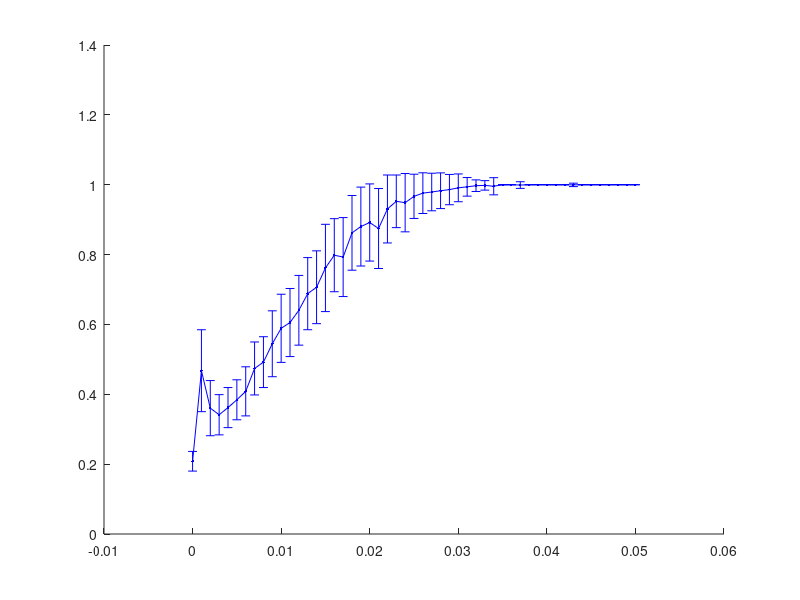

The MATLAB script that drew this image: (Note: this script raises an error after producing the figure.)
function X=makeFig1C

%Function to plot performance (proportion of agents delivered and 
% proportion of max allowed time used) of the mixed algorithm with probability of 
%switching strategy per timestep ps from 0 to 0.05 in increments of 0.001 
%per timestep. 

ps=0:0.001:0.05; %Probabilities of switch in each time step
sp=size(ps,2); %The number of ps values

load Mtps
load Mpps

%PLOT
R=Mtps/6000; %Proportion of allowed max time
Y=R(:,:); %Time to completion returned from 100 simulations for each ps
YY=mean(R(:,:)); %Mean of the time to completion for each ps
E=std(Y).*ones(1,size(R,2)); %Std dev of the time to completion for each ps
errorbar(ps,YY,E,'.-b','LineWidth',2); %Plot time to completion mean and std dev.
%ylim([0 1])
%xlim([0 0.05])
title('C')
ylabel('Proportion')
xlabel('Probability of switching strategy per timestep (\pi)')

hold on
R=Mpps;
Y=R(:,:); %Polarization measurements returned from 100 simulations for each c
YY=mean(R(:,:)); %Mean of the polarization for each c
E=std(Y).*ones(1,size(R,2)); %Std dev of the polarization for each c
errorbar(ps,YY,E,'.-r','LineWidth',2); %Plot mean polarization and std dev.
ylim([0 1])



